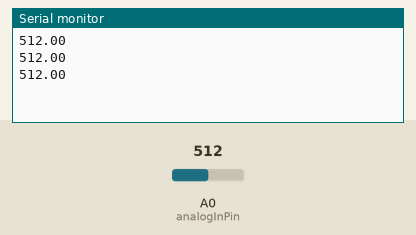
Recording of a sketch running on a simulated Arduino Uno, built with avr-gcc and run on an emulated ATmega328P. On the bench: the last lines printed to the serial monitor. The test bench sets the inputs (shaded band); at power-on: A0 (analogInPin) = 512.

Above: at 1.2 s.
1.3 s: A0 (analogInPin) set to 716
At 2.0 s:
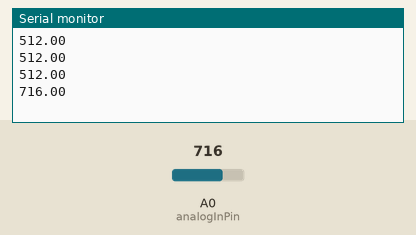
2.8 s: A0 (analogInPin) set to 900
At 3.2 s:
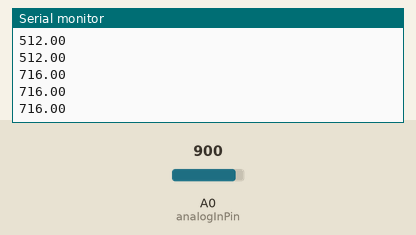
Timing chart, 0 to 5.8 s (numbered marks = the images above; inputs shaded):
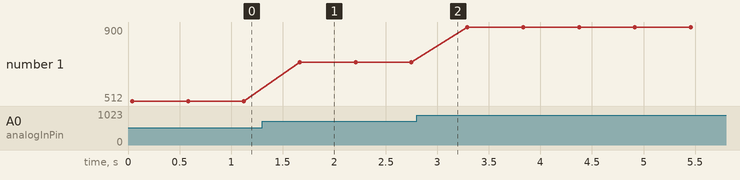

The sketch:

ReadCurrentToSerial.ino
```cpp
const int analogInPin = A0;
int sensorValue = 0;

void setup() {
  Serial.begin(9600);
  pinMode(analogInPin, INPUT);
}

void loop() {
  Serial.println(currentRead());
  delay(500);
}

float currentRead() {
  int temp = 0;
  int maxAmp = 0;

  for (int i = 1; i < 200; i++) { //200 represents on cyle of 20ms of the AC current (50Hz)
    temp = analogRead(A0);
    if (temp > maxAmp) {
      maxAmp = temp;
    }
    delayMicroseconds(100);
  }
  //return (0.02354*maxAmp);
  return (maxAmp);
}
```

Measured:
- after the input at 1.3 s, the serial monitor: prints a new line after 0.37 s (image 1)
- plotted number 1: 512 → 716 after the input at 1.3 s, 716 → 900 after the input at 2.8 s
